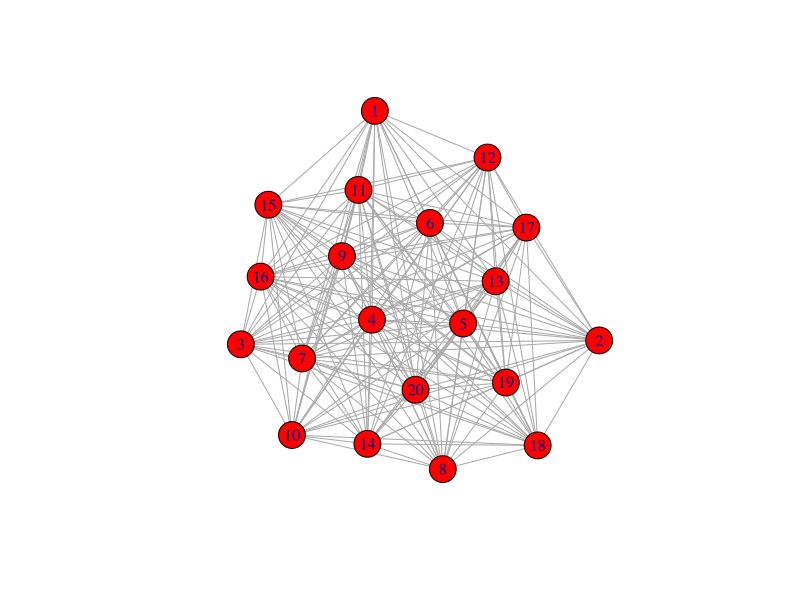

Generate this figure with R:
## ---- chunk 1
library(igraph)

## ---- chunk 2
D <- matrix(runif(n=20*20, min=0, max =1), ncol = 20) #uniformly distributed distance matrix
D[4,6] = 0
D[9,13]= 0
D[1,19]= 0 
D[10,17]= 0  
D[3,8] = 0 #NO TRAVEL NO DISTANCE
D[lower.tri(D)] = t(D)[lower.tri(D)] #symmetric matrix
diag(D) <- rep(0,20) #diagonals are 0

g <- graph_from_adjacency_matrix(D, mode="undirected" , weighted=TRUE)
plot(g, vertex.color="red")

